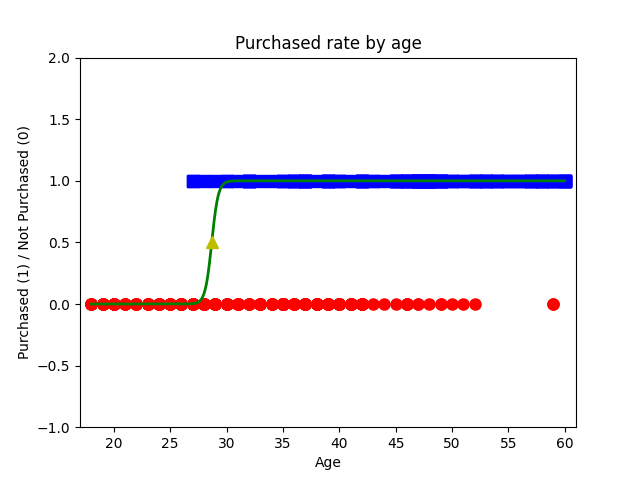

Recreate this plot in Python.
from __future__ import division, print_function, unicode_literals
import pandas as pd
import numpy as np
import matplotlib.pyplot as plt
import time

np.random.seed(2)

data = pd.read_csv("data_Logistic.csv")

X = np.array([data['Age']])
y = np.array(data['Purchased'])

# extended data
X = np.concatenate((np.ones((1, X.shape[1])), X), axis=0)


def sigmoid(s):
    return 1 / (1 + np.exp(-s))


def logistic_sigmoid_regression(X, y, w_init, eta, tol=1e-4, max_count=100000):
    w = [w_init]
    N = X.shape[1]
    d = X.shape[0]
    count = 0
    check_w_after = 20
    while count < max_count:
        # mix data
        mix_id = np.random.permutation(N)
        for i in mix_id:
            xi = X[:, i].reshape(d, 1)
            yi = y[i]
            zi = sigmoid(np.dot(w[-1].T, xi))
            w_new = w[-1] + eta * (yi - zi) * xi
            count += 1
            # stopping criteria
            if count % check_w_after == 0:
                if np.linalg.norm(w_new - w[-check_w_after]) < tol:
                    return w
            if count % 1000 == 0:
                epoch_time = int(time.time())
                print('w = {}, Time: {}'.format(w[-1], epoch_time))
            w.append(w_new)
    return w


eta = .05
d = X.shape[0]
w_init = np.random.randn(d, 1)

w = logistic_sigmoid_regression(X, y, w_init, eta)
print(w[-1])

X0 = X[1, np.where(y == 0)][0]
y0 = y[np.where(y == 0)]
X1 = X[1, np.where(y == 1)][0]
y1 = y[np.where(y == 1)]

plt.plot(X0, y0, 'ro', markersize=8)
plt.plot(X1, y1, 'bs', markersize=8)

start = min(X[1])
end = max(X[1])

xx = np.linspace(start, end, 1000)
w0 = w[-1][0][0]
w1 = w[-1][1][0]
threshold = -w0 / w1
yy = sigmoid(w0 + w1 * xx)
plt.axis([start-1, end+1, -1, 2])
plt.plot(xx, yy, 'g-', linewidth=2)
plt.plot(threshold, .5, 'y^', markersize=8)
plt.title('Purchased rate by age')
plt.xlabel('Age')
plt.ylabel('Purchased (1) / Not Purchased (0)')
plt.show()
